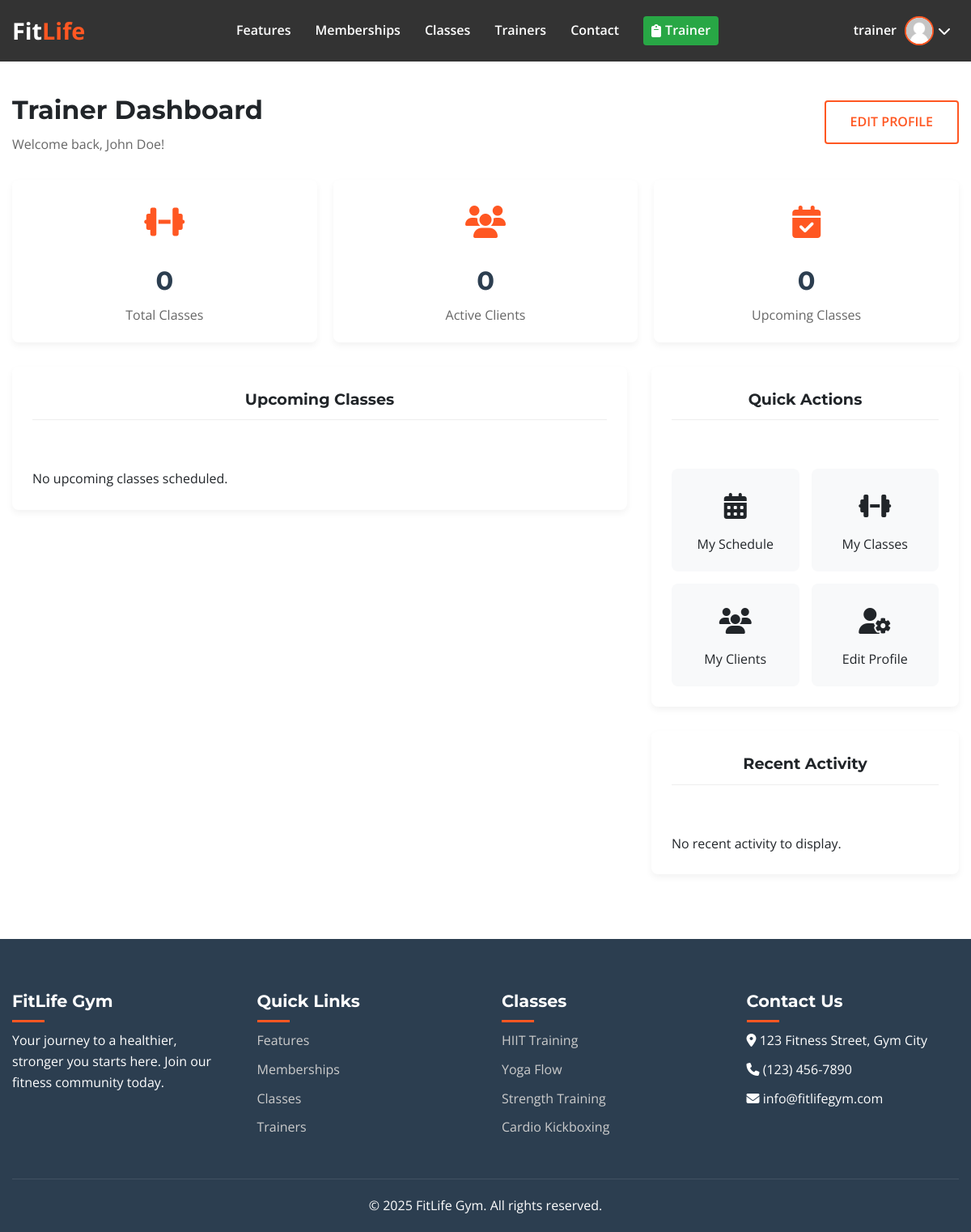
Page /pages/trainer-dashboard.php (signed in) on the earlier database version.
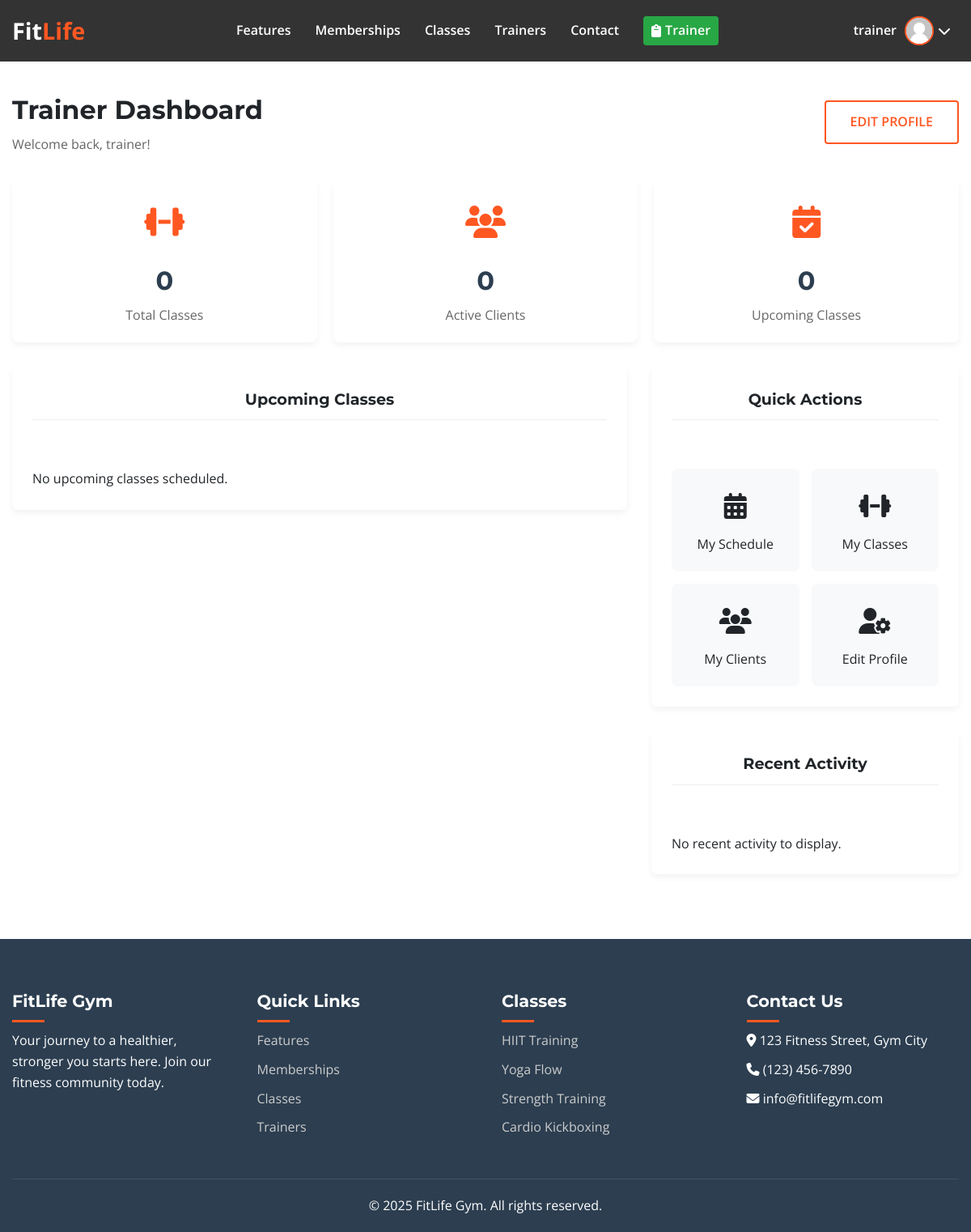
Same page on the later database version.
### tables this page shows
CREATE TABLE IF NOT EXISTS trainers (
    id INT AUTO_INCREMENT PRIMARY KEY,
    user_id INT NOT NULL UNIQUE,
    name VARCHAR(100) NOT NULL,
    bio TEXT,
    specialties TEXT,
    image_url VARCHAR(255),
    is_active BOOLEAN DEFAULT TRUE,
    created_at TIMESTAMP DEFAULT CURRENT_TIMESTAMP,
    FOREIGN KEY (user_id) REFERENCES users(id) ON DELETE CASCADE
);

### pages/trainer-dashboard.php (the view, shortened to what this page needs)
<?php
require_once __DIR__ . '/../config/db_config.php';
$base_url = '../';
$user_id = $_SESSION['user_id'];
try {
    $stmt = $pdo->prepare("SELECT * FROM trainers WHERE user_id = ?");
    $stmt->execute([$user_id]);
    $trainer = $stmt->fetch(PDO::FETCH_ASSOC);
    $trainer_id = $trainer['id'];
    $class_stmt = $pdo->prepare("
        SELECT c.*, cs.day_of_week, cs.start_time, cs.end_time, cs.room,
               (SELECT COUNT(*) FROM class_bookings cb WHERE cb.schedule_id = cs.id AND cb.status = 'confirmed') as booked_count
        FROM classes c
        JOIN class_schedules cs ON c.id = cs.class_id
        WHERE c.trainer_id = ?
        ORDER BY
            CASE
                WHEN cs.day_of_week = 'Monday' THEN 1
                WHEN cs.day_of_week = 'Tuesday' THEN 2
                WHEN cs.day_of_week = 'Wednesday' THEN 3
                WHEN cs.day_of_week = 'Thursday' THEN 4
                WHEN cs.day_of_week = 'Friday' THEN 5
                WHEN cs.day_of_week = 'Saturday' THEN 6
                WHEN cs.day_of_week = 'Sunday' THEN 7
            END,
            cs.start_time
        LIMIT 5
    ");
    $class_stmt->execute([$trainer_id]);
    $upcoming_classes = $class_stmt->fetchAll(PDO::FETCH_ASSOC);
    $client_stmt = $pdo->prepare("
        SELECT COUNT(DISTINCT user_id) as client_count
        FROM class_bookings cb
        JOIN class_schedules cs ON cb.schedule_id = cs.id
        JOIN classes c ON cs.class_id = c.id
        WHERE c.trainer_id = ?
    ");
    $client_stmt->execute([$trainer_id]);
    $client_result = $client_stmt->fetch(PDO::FETCH_ASSOC);
    $client_count = $client_result ? $client_result['client_count'] : 0;
    $class_count_stmt = $pdo->prepare("
        SELECT COUNT(*) as class_count
        FROM classes
        WHERE trainer_id = ?
    ");
    $class_count_stmt->execute([$trainer_id]);
    $class_count_result = $class_count_stmt->fetch(PDO::FETCH_ASSOC);
    $class_count = $class_count_result ? $class_count_result['class_count'] : 0;
    $activity_stmt = $pdo->prepare("
        SELECT cb.*, u.username, c.name as class_name, cs.day_of_week, cs.start_time
        FROM class_bookings cb
        JOIN users u ON cb.user_id = u.id
        JOIN class_schedules cs ON cb.schedule_id = cs.id
        JOIN classes c ON cs.class_id = c.id
        WHERE c.trainer_id = ?
        ORDER BY cb.created_at DESC
        LIMIT 5
    ");
    $activity_stmt->execute([$trainer_id]);
    $recent_activity = $activity_stmt->fetchAll(PDO::FETCH_ASSOC);
} catch (PDOException $e) {
    $error = "Database error: " . $e->getMessage();
}
?>
<!DOCTYPE html>
<html lang="en">
<head>
    <link rel="stylesheet" href="https://cdnjs.cloudflare.com/ajax/libs/font-awesome/6.4.0/css/all.min.css">
    <link rel="stylesheet" href="../assets/css/trainer.css">
    <link rel="stylesheet" href="../assets/css/styles.css">
</head>
<body>
    <?php include_once __DIR__ . '/../includes/components/navbar.php'; ?>
    <div class="dashboard-container">
        <div class="dashboard-header">
            <div>
                <h1 class="dashboard-title">Trainer Dashboard</h1>
                <p class="dashboard-welcome">Welcome back, <?php echo htmlspecialchars($trainer['name']); ?>!</p>
            </div>
            <a href="<?php echo $base_url; ?>pages/profile.php" class="btn btn-outline">Edit Profile</a>
        </div>
        <div class="stats-container">
            <div class="stat-card">
                <div class="stat-icon">
                    <i class="fas fa-dumbbell"></i>
                </div>
                <h2 class="stat-value"><?php echo $class_count; ?></h2>
                <p class="stat-label">Total Classes</p>
            </div>
            <div class="stat-card">
                <div class="stat-icon">
                    <i class="fas fa-users"></i>
                </div>
                <h2 class="stat-value"><?php echo $client_count; ?></h2>
                <p class="stat-label">Active Clients</p>
            </div>
            <div class="stat-card">
                <div class="stat-icon">
                    <i class="fas fa-calendar-check"></i>
                </div>
                <h2 class="stat-value"><?php echo count($upcoming_classes); ?></h2>
                <p class="stat-label">Upcoming Classes</p>
            </div>
        </div>
        <div class="dashboard-sections">
            <div>
                <div class="dashboard-section">
                    <h3 class="section-title">Upcoming Classes</h3>
                    <?php if (empty($upcoming_classes)): ?>
                        <p>No upcoming classes scheduled.</p>
                    <?php endif; ?>
                </div>
            </div>
            <div>
                <div class="dashboard-section">
                    <h3 class="section-title">Quick Actions</h3>
                    <div class="action-buttons">
                        <a href="<?php echo $base_url; ?>pages/schedule.php" class="action-button">
                            <div class="action-icon">
                                <i class="fas fa-calendar-alt"></i>
                            </div>
                            <span>My Schedule</span>
                        </a>
                        <a href="<?php echo $base_url; ?>pages/classes.php" class="action-button">
                            <div class="action-icon">
                                <i class="fas fa-dumbbell"></i>
                            </div>
                            <span>My Classes</span>
                        </a>
                        <a href="<?php echo $base_url; ?>pages/clients.php" class="action-button">
                            <div class="action-icon">
                                <i class="fas fa-users"></i>
                            </div>
                            <span>My Clients</span>
                        </a>
                        <a href="<?php echo $base_url; ?>pages/profile.php" class="action-button">
                            <div class="action-icon">
                                <i class="fas fa-user-cog"></i>
                            </div>
                            <span>Edit Profile</span>
                        </a>
                    </div>
                </div>
                <div class="dashboard-section">
                    <h3 class="section-title">Recent Activity</h3>
                    <?php if (empty($recent_activity)): ?>
                        <p>No recent activity to display.</p>
                    <?php endif; ?>
                </div>
            </div>
        </div>
    </div>
    <?php include_once __DIR__ . '/../includes/components/footer.php'; ?>
</body>
</html>

### includes/components/navbar.php (shortened to what this page needs)
<?php
$is_logged_in = isset($_SESSION['user_id']) && !empty($_SESSION['user_id']);
$username = isset($_SESSION['username']) ? $_SESSION['username'] : '';
$user_role = isset($_SESSION['role']) ? $_SESSION['role'] : 'member';
$user_image = $base_url . 'assets/images/default-avatar.png';
?>
<header>
    <div class="container">
        <nav class="navbar">
            <a href="<?php echo $base_url; ?>index.php" class="logo">Fit<span>Life</span></a>
            <ul class="nav-links">
                <li><a href="<?php echo $base_url; ?>index.php#features">Features</a></li>
                <li><a href="<?php echo $base_url; ?>index.php#membership">Memberships</a></li>
                <li><a href="<?php echo $base_url; ?>index.php#classes">Classes</a></li>
                <li><a href="<?php echo $base_url; ?>index.php#trainers">Trainers</a></li>
                <li><a href="<?php echo $base_url; ?>index.php#contact">Contact</a></li>
                <?php if ($is_logged_in && $user_role === 'trainer'): ?>
                <li><a href="<?php echo $base_url; ?>pages/trainer-dashboard.php" class="trainer-link"><i class="fas fa-clipboard"></i> Trainer</a></li>
                <?php endif; ?>
            </ul>
            <div class="auth-buttons">
                <?php if ($is_logged_in): ?>
                    <div class="user-menu">
                        <div class="user-profile">
                            <span class="username"><?php echo htmlspecialchars($username); ?></span>
                            <?php
                                $cache_param = '';
                            ?>
                            <img src="<?php echo htmlspecialchars($user_image . $cache_param); ?>"
                                alt="Profile"
                                class="profile-img"
                                onerror="this.onerror=null; this.src='<?php echo $base_url; ?>assets/images/default-avatar.png';"
                                loading="lazy">
                            <i class="fas fa-chevron-down"></i>
                        </div>
                    </div>
                <?php else: ?>
                    <a href="<?php echo $base_url; ?>pages/login.php" class="btn btn-outline">Login</a>
                    <a href="<?php echo $base_url; ?>pages/register.php" class="btn">Join Now</a>
                <?php endif; ?>
            </div>
        </nav>
    </div>
</header>

### includes/components/footer.php (shortened to what this page needs)
<footer id="contact">
    <div class="container">
        <div class="footer-content">
            <div class="footer-column">
                <h3>FitLife Gym</h3>
                <p>Your journey to a healthier, stronger you starts here. Join our fitness community today.</p>
            </div>
            <div class="footer-column">
                <h3>Quick Links</h3>
                <ul class="footer-links">
                    <li><a href="<?php echo $base_url; ?>index.php#features">Features</a></li>
                    <li><a href="<?php echo $base_url; ?>index.php#membership">Memberships</a></li>
                    <li><a href="<?php echo $base_url; ?>index.php#classes">Classes</a></li>
                    <li><a href="<?php echo $base_url; ?>index.php#trainers">Trainers</a></li>
                </ul>
            </div>
            <div class="footer-column">
                <h3>Classes</h3>
                <ul class="footer-links">
                    <li><a href="<?php echo $base_url; ?>pages/classes.php">HIIT Training</a></li>
                    <li><a href="<?php echo $base_url; ?>pages/classes.php">Yoga Flow</a></li>
                    <li><a href="<?php echo $base_url; ?>pages/classes.php">Strength Training</a></li>
                    <li><a href="<?php echo $base_url; ?>pages/classes.php">Cardio Kickboxing</a></li>
                </ul>
            </div>
            <div class="footer-column">
                <h3>Contact Us</h3>
                <ul class="footer-links">
                    <li><i class="fas fa-map-marker-alt"></i> 123 Fitness Street, Gym City</li>
                    <li><i class="fas fa-phone"></i> (123) 456-7890</li>
                    <li><i class="fas fa-envelope"></i> info@fitlifegym.com</li>
                </ul>
            </div>
        </div>
        <div class="footer-bottom">
            <p>&copy; <?php echo date('Y'); ?> FitLife Gym. All rights reserved.</p>
        </div>
    </div>
</footer>

### assets/css/trainer.css (style rules this page uses)
.dashboard-container { max-width: 1200px; margin: 30px auto 50px; padding: 0 15px; }
.dashboard-header { display: flex; justify-content: space-between; align-items: center; margin-bottom: 30px; }
.dashboard-title { margin: 0; }
.dashboard-welcome { color: #666; margin-top: 5px; }
.stats-container { display: grid; grid-template-columns: repeat(auto-fit, minmax(250px, 1fr)); gap: 20px; margin-bottom: 30px; }
.stat-card { background-color: white; border-radius: 8px; padding: 20px; box-shadow: 0 4px 8px rgba(0, 0, 0, 0.05); text-align: center; transition: transform 0.3s ease; }
.stat-icon { font-size: 2.5rem; color: var(--primary); margin-bottom: 15px; }
.stat-value { font-size: 2rem; font-weight: 700; margin: 0; color: var(--secondary); }
.stat-label { color: #666; margin-top: 5px; }
.dashboard-sections { display: grid; grid-template-columns: 2fr 1fr; gap: 30px; }
.dashboard-section { background-color: white; border-radius: 8px; padding: 25px; box-shadow: 0 4px 8px rgba(0, 0, 0, 0.05); margin-bottom: 30px; }
.section-title { margin-top: 0; margin-bottom: 20px; padding-bottom: 10px; border-bottom: 1px solid #eee; font-size: 1.2rem; }
.action-buttons { display: grid; grid-template-columns: repeat(2, 1fr); gap: 15px; }
.action-button { display: flex; flex-direction: column; align-items: center; justify-content: center; padding: 20px; border-radius: 8px; background-color: #f8f9fa; text-decoration: none; color: var(--dark); transition: all 0.3s ease; }
.action-icon { font-size: 2rem; margin-bottom: 10px; }

### assets/css/styles.css (style rules this page uses)
:root { --primary: #ff5722; --secondary: #2c3e50; --light: #f8f9fa; --dark: #212529; --success: #28a745; --gray: #6c757d; }
* { margin: 0; padding: 0; box-sizing: border-box; }
body { font-family: 'Open Sans', sans-serif; line-height: 1.6; color: var(--dark); overflow-x: hidden; padding-top: 80px; }
h1, h2, h3, h4, h5, h6 { font-family: 'Montserrat', sans-serif; font-weight: 700; margin-bottom: 1rem; }
.container { width: 100%; max-width: 1200px; margin: 0 auto; padding: 0 15px; }
.btn { display: inline-block; padding: 12px 30px; background-color: var(--primary); color: white; border: none; border-radius: 4px; font-weight: 600; text-decoration: none; text-transform: uppercase; transition: all 0.3s ease; cursor: pointer; }
.btn-outline { background-color: transparent; border: 2px solid var(--primary); color: var(--primary); }
header { background-color: rgba(0, 0, 0, 0.8); padding: 15px 0; position: fixed; width: 100%; z-index: 1000; transition: all 0.3s ease; top: 0; left: 0; }
.navbar { display: flex; justify-content: space-between; align-items: center; }
.logo { font-size: 1.8rem; font-weight: 700; color: white; text-decoration: none; }
.logo span { color: var(--primary); }
.nav-links { list-style: none; display: flex; align-items: center; margin: 0; }
.nav-links li { margin-left: 30px; }
.nav-links a { color: white; text-decoration: none; font-weight: 600; transition: all 0.3s ease; }
.admin-link, .trainer-link { display: flex; align-items: center; padding: 5px 10px; border-radius: 4px; font-weight: 600; transition: all 0.3s ease; }
.trainer-link { color: #fff !important; background-color: #28a745; }
.admin-link i, .trainer-link i { margin-right: 5px; }
.section-title { text-align: center; margin-bottom: 60px; }
footer { background-color: var(--secondary); color: white; padding: 60px 0 20px; }
.footer-content { display: grid; grid-template-columns: repeat(auto-fit, minmax(200px, 1fr)); gap: 40px; margin-bottom: 40px; }
.footer-column h3 { font-size: 1.3rem; margin-bottom: 20px; position: relative; }
.footer-column h3:after { content: ''; width: 40px; height: 3px; background-color: var(--primary); position: absolute; bottom: -10px; left: 0; }
.footer-links { list-style: none; }
.footer-links li { margin-bottom: 10px; }
.footer-links a { color: #ccc; text-decoration: none; transition: all 0.3s ease; }
.footer-bottom { text-align: center; padding-top: 20px; border-top: 1px solid rgba(255, 255, 255, 0.1); }
.user-menu { position: relative; }
.user-profile { display: flex; align-items: center; cursor: pointer; color: white; padding: 5px 10px; border-radius: 4px; transition: all 0.3s ease; }
.username { margin-right: 10px; font-weight: 600; }
.profile-img { width: 36px; height: 36px; border-radius: 50%; object-fit: cover; border: 2px solid var(--primary); margin-right: 5px; background-color: #fff; }

Differences in the rows shown:
changed trainers: name "John Doe" → "trainer"
